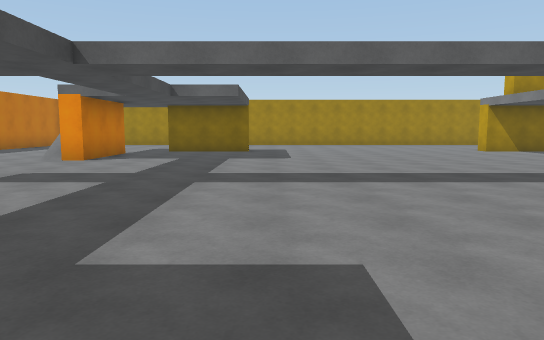
[1] (above)

19 first-person views from a walk through a Unity game level. The camera is 1.4 m above the floor, tilts 6° down and sees 70° across. The floor is counted in squares, 2 m on a side. Each view is taken from the middle of a square. On the plan, view 1 faces up. The plan holds only what a view shows up to about 11 squares ahead; the rest is blank. The place goes on beyond the plan. The player is left out.

[2]
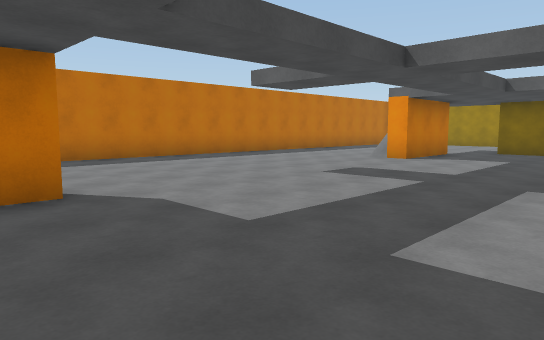

[3]
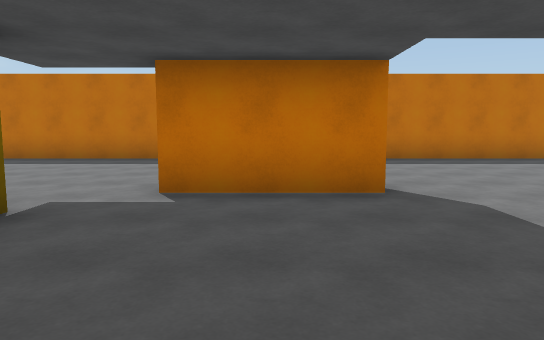

[4]
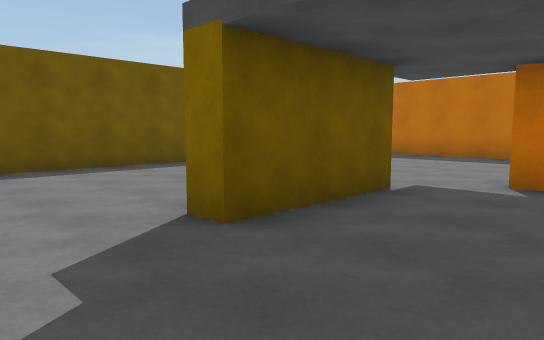

[5]
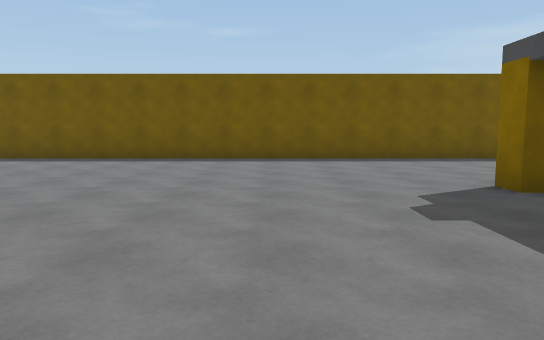

[6]
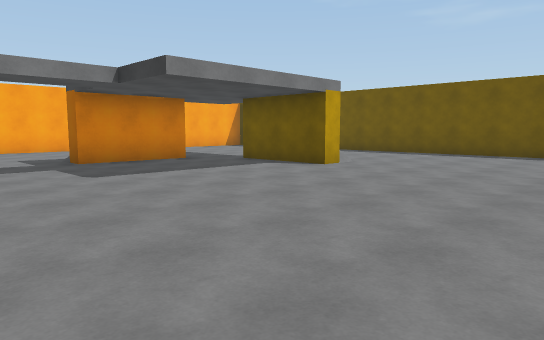

[7]
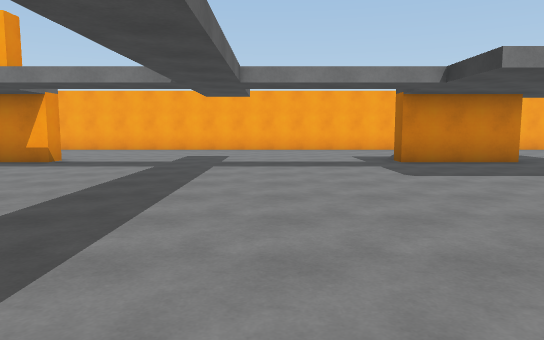

[8]
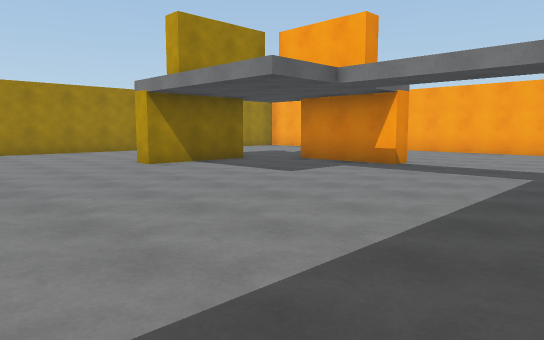

[9]
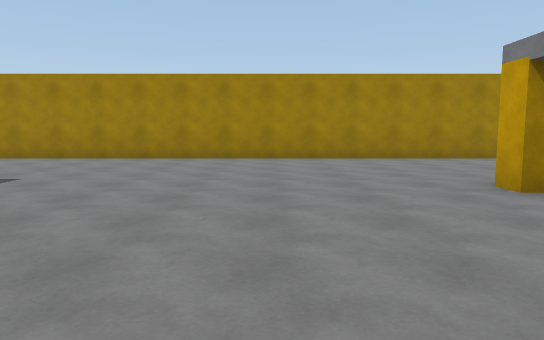

[10]
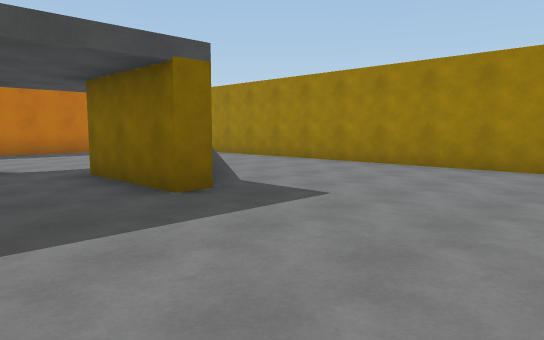

[11]
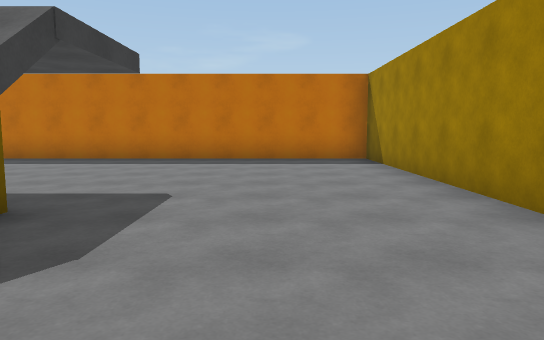

[12]
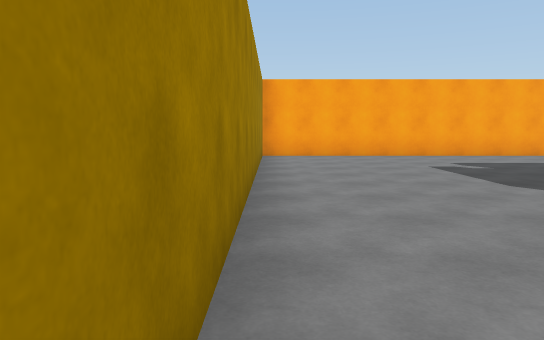

[13]
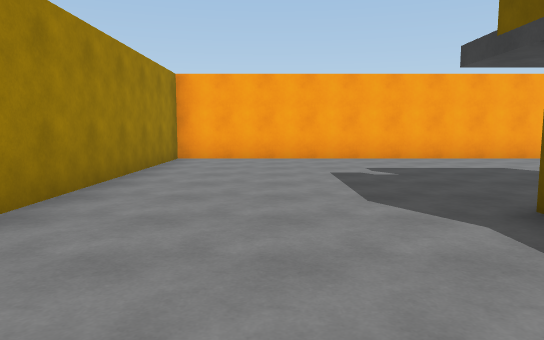

[14]
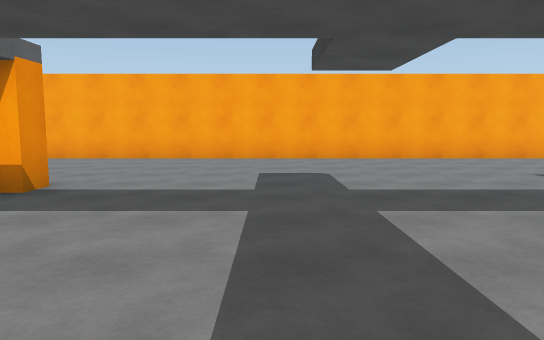

[15]
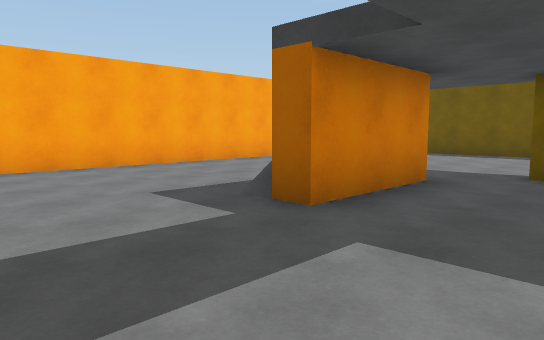

[16]
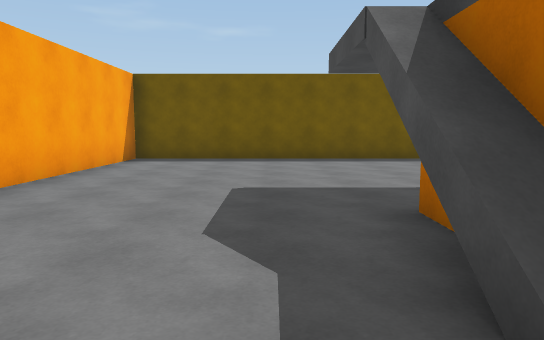

[17]
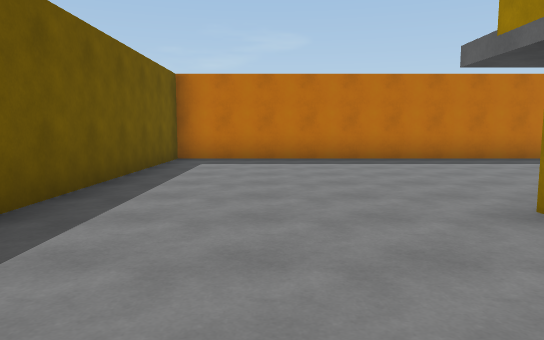

[18]
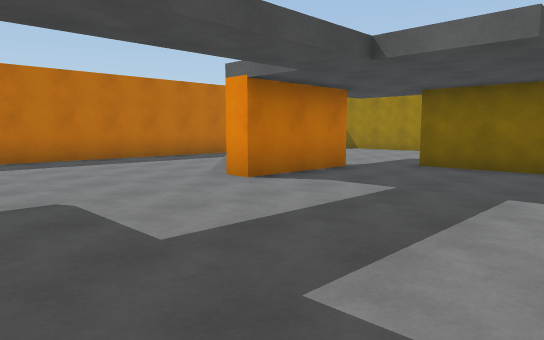

[19]
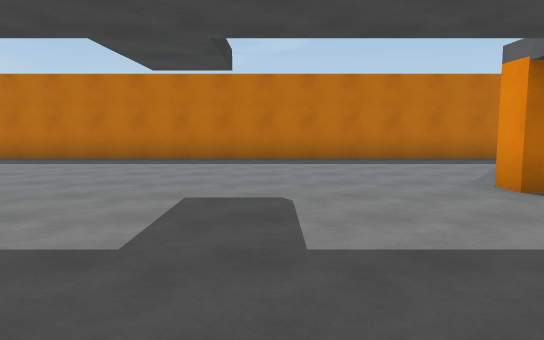

### Floor plan
Points are (right, up) in squares from view 1. A wall is a line through its corners. A room is listed if a view was taken in it or the views show most of it. See-through windows are left out.
Room 1 (views 1, 2, 3, 4, 5, 6, 7, 8, 9, 10, 11, 12, 13, 14, 15, 16, 17, 18, 19)
walls: (-4.2, 1.4) (-4.2, -1.2); (6.8, -2.8) (6.8, -2.2) (9.2, -2.2); (-0.8, 12.9) (-0.8, 12.3) (-3.2, 12.3); (10.9, 8.8) (10.2, 8.8) (10.2, 11.2); (10.7, 0.2) (10.7, -1.2); (-4.2, 11.4) (-4.2, 8.8) (-4.8, 8.8); (-3.4, -2.2) (-0.8, -2.2) (-0.8, -2.8); (10.2, -1.4) (10.2, 1.2) (10.8, 1.2); (9.4, 12.3) (6.8, 12.3) (6.8, 12.8); (-9.2, -7.2) (15.2, -7.2) (15.2, 17.2) (-9.2, 17.2) (-9.2, -7.2)

Where each view was taken, in squares from view 1:
view 1: 0 up, 0 right, facing up
view 2: 0 up, 0 right, facing up-left
view 3: 0 up, 0 right, facing left
view 4: 0 up, 1 right, facing down-left
view 5: 2 up, 2 right, facing down
view 6: 4 up, 2 right, facing down-right
view 7: 4 up, 2 right, facing right
view 8: 5 up, 3 right, facing up-right
view 9: 8 up, 4 right, facing up
view 10: 10 up, 3 right, facing up-left
view 11: 15 up, 0 right, facing left
view 12: 17 up, 5 right, facing right
view 13: 15 up, 6 right, facing right
view 14: 6 up, 6 right, facing right
view 15: 4 up, 8 right, facing down-right
view 16: 2 up, 12 right, facing down
view 17: 5 down, 0 right, facing left
view 18: 5 up, 0 right, facing up-left
view 19: 6 up, 0 right, facing left
